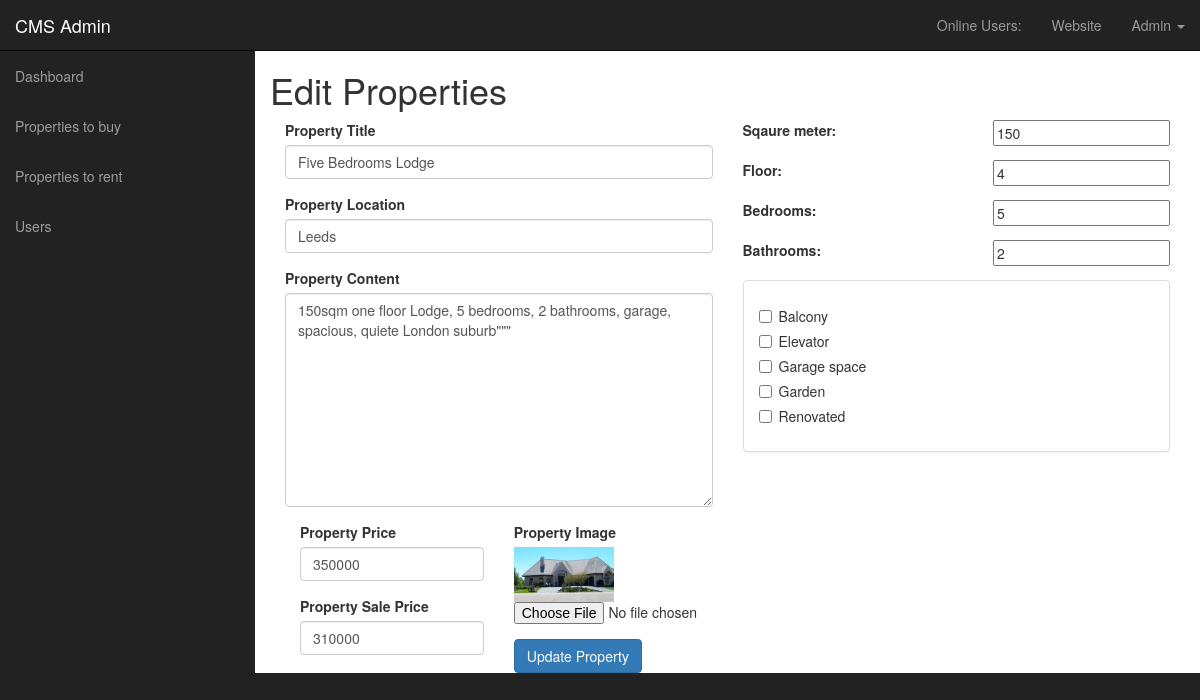
The page /admin/edit_properties_buy.php?edit=1 (signed in) on the database its author committed.
### tables this page shows
CREATE TABLE `properties_buy` (
  `prop_id` int(11) NOT NULL,
  `prop_advertiser` varchar(255) NOT NULL,
  `prop_title` varchar(255) NOT NULL,
  `prop_location` varchar(255) NOT NULL,
  `prop_image` text NOT NULL,
  `prop_content` text NOT NULL,
  `prop_price` int(10) NOT NULL,
  `prop_sale_price` int(10) NOT NULL,
  `prop_sqm` int(11) NOT NULL,
  `prop_bedrooms` int(3) NOT NULL,
  `prop_bathrooms` int(3) NOT NULL,
  `prop_floor` int(3) NOT NULL,
  `prop_balcony` tinyint(1) NOT NULL,
  `prop_elevator` tinyint(1) NOT NULL,
  `prop_garage` tinyint(1) NOT NULL,
  `prop_garden` tinyint(1) NOT NULL,
  `prop_renovated` tinyint(1) NOT NULL
);

### admin/edit_properties_buy.php (the view, shortened to what this page needs)
<?php include("include/admin-header.php");?>
    <div class="wrapper">
        <?php include("include/navigation.php");?>
        <div class="main-content">
            <div class="container-fluid">
                <div class="row">
                    <div class="col-xs-12">
                        <h1>Edit Properties</h1>
                        <?php
                            if(isset($_GET['edit'])){
                                $prop_id = $_GET['edit'];
                                $query = "SELECT * FROM properties_buy WHERE prop_id = {$prop_id} ";
                                $result = mysqli_query($connection, $query);
                                $row = mysqli_fetch_assoc($result);
                            }
                        ?>
                        <form action="" method="post" enctype="multipart/form-data">
                            <div class="col-xs-6">
                                 <div class="form-group">
                                    <label for="title">Property Title</label>
                                    <input type="text" class="form-control" name="title" value="<?php echo $row['prop_title']?>">
                                </div>
                                <div class="form-group">
                                    <label for="location">Property Location</label>
                                    <input type="text" class="form-control" name="location" value="<?php echo $row['prop_location']?>">
                                </div>
                                <div class="form-group">
                                    <label for="content">Property Content</label>
                                    <textarea class="form-control" name="content" cols="30" rows="10"><?php echo $row['prop_content']?></textarea>
                                </div>
                                <div class="col-xs-6">
                                    <div class="form-group">
                                        <label for="price">Property Price</label>
                                        <input type="number" class="form-control" name="price" value="<?php echo $row['prop_price']?>">
                                    </div>
                                    <div class="form-group">
                                        <label for="sale_price">Property Sale Price</label>
                                        <input type="number" class="form-control" name="sale_price" value="<?php echo $row['prop_sale_price']?>">
                                    </div>
                                </div>
                                <div class="col-xs-6">
                                    <div class="form-group">
                                        <label for="image">Property Image</label>
                                        <img src="../Image/<?php echo $row['prop_image']?>" alt="" width=100>
                                        <input type="file" name="image" value="<?php echo $row['prop_image']?>">
                                    </div>
                                    <input type="submit" class="btn btn-primary" name="update" value="Update Property">
                                </div>
                            </div>
                            <div class="col-xs-6">
                                <div class="form-group">
                                  <label class="control-label" for="sqm">Sqaure meter:</label>
                                  <input class="pull-right" type="number" id="sqm" name="sqm" value="<?php echo $row['prop_sqm'] ?>">
                                </div>
                                <div class="form-group">
                                  <label class="control-label" for="floor">Floor:</label>
                                  <input class="pull-right" type="number" id="floor" name="floor" value="<?php echo $row['prop_floor'] ?>">
                                </div>
                                <div class="form-group">
                                  <label class="control-label" for="bedrooms">Bedrooms:</label>
                                  <input class="pull-right" type="number" id="bedrooms" name="bedrooms" value="<?php echo $row['prop_bedrooms'] ?>">
                                </div>
                                <div class="form-group">
                                  <label class="control-label" for="bathrooms">Bathrooms:</label>
                                  <input class="pull-right" type="number" id="bathrooms" name="bathrooms" value="<?php echo $row['prop_bathrooms'] ?>">
                                </div>
                                <div class="panel panel-default">
                                  <div class="panel-body">
                                    <div class="checkbox">
                                      <label>
                                      <input type="checkbox" name="balcony" value="1" <?php if($row['prop_balcony']) echo "checked" ?>>Balcony
                                    </label>
                                  </div>
                                    <div class="checkbox">
                                      <label>
                                      <input type="checkbox" name="elevator" value="1" <?php if($row['prop_elevator']) echo "checked" ?>>Elevator
                                    </label>
                                    </div>
                                    <div class="checkbox">
                                      <label>
                                      <input type="checkbox" name="garage" value="1" <?php if($row['prop_garage']) echo "checked" ?>>Garage space
                                    </label>
                                    </div>
                                    <div class="checkbox">
                                      <label>
                                      <input type="checkbox" name="garden" value="1" <?php if($row['prop_garden']) echo "checked" ?>>Garden
                                    </label>
                                    </div>
                                    <div class="checkbox">
                                      <label>
                                      <input type="checkbox" name="renovated" value="1" <?php if($row['prop_renovated']) echo "checked" ?>>Renovated
                                    </label>
                                  </div>
                                </div>
                              </div>
                            </div>
                        </form>
                    </div>
                </div>
            </div>
        </div>
    </div>
<?php include("include/admin-footer.php");?>

### admin/css/style.css (style rules this page uses)
body { background-color: #222; }
.wrapper { margin-top: 100px; }
@media (min-width:768px) { .main-content { margin-left: 255px; } }
@media (min-width:768px) { .wrapper { margin-top: 50px; } }
.main-content { background-color: #fff; }

### rows shown on the page
properties_buy: title "Five Bedrooms Lodge", location "Leeds", content "150sqm one floor Lodge, 5 bedrooms, 2 bathrooms, garage, spacious, quiete London suburb\"\"\"", price "350000", sale_price "310000", prop_image (picture), sqm "150", floor "4", bedrooms "5", bathrooms "2"

### other values the page prints
$_SESSION['firstname'] "Admin"
